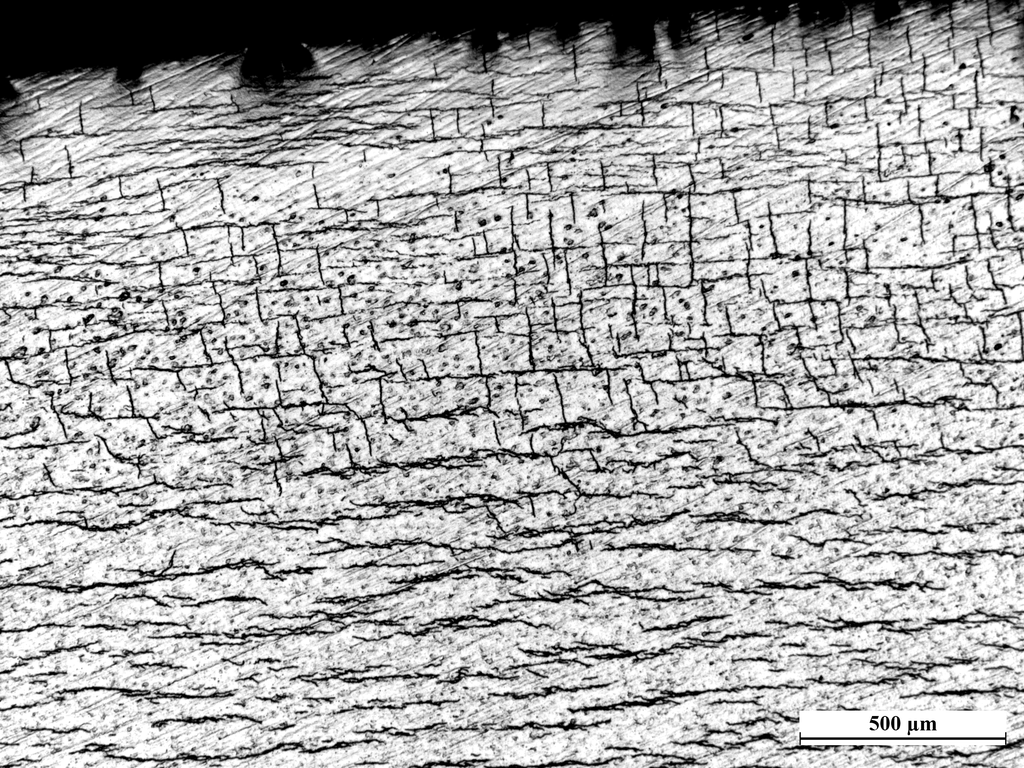
#> input picture data/sample_images/hydride_optical_sample.png, 1024 x 768 px, found by its file name
$ jupyter execute --allow-errors 02_ml_training_with_pixel_baselines.ipynb
#> lines starting #> are read from the running program, lines starting #| are printed output that depends on the picture; after the words box and inside, x2 and y2 are one past the last pixel; in counts of white or black regions, pixels touching at a corner belong together
### src/microseg/training/pixel_classifier.py
"""CPU-first baseline pixel classifier training and inference utilities."""

from __future__ import annotations

import json
import logging
import time
from dataclasses import asdict, dataclass
from datetime import datetime, timezone
from pathlib import Path
from typing import Any

import numpy as np
from PIL import Image
from sklearn.linear_model import SGDClassifier

from src.microseg.corrections.classes import binary_remapped_foreground_values, normalize_binary_index_mask


try:  # pragma: no cover - import guard
    import joblib
except Exception as exc:  # pragma: no cover - import guard
    raise RuntimeError("joblib is required for training utilities.") from exc


def _utc_now() -> str:
    return datetime.now(timezone.utc).isoformat()


# [6 lines left out: function _format_seconds, not called in this run]


def _ensure_logger() -> logging.Logger:
    logger = logging.getLogger("microseg.training.pixel")
    logger.setLevel(logging.INFO)
    if not logger.handlers:
        handler = logging.StreamHandler()
        handler.setFormatter(logging.Formatter("%(asctime)s | %(levelname)s | %(message)s"))
        logger.addHandler(handler)
    return logger


def _collect_pairs(split_dir: Path) -> list[tuple[Path, Path]]:
    images_dir = split_dir / "images"
    masks_dir = split_dir / "masks"
    if not images_dir.exists() or not masks_dir.exists():
        raise FileNotFoundError(f"missing images/masks under split dir: {split_dir}")

    pairs: list[tuple[Path, Path]] = []
    for img in sorted(images_dir.glob("*")):
        if not img.is_file():
            continue
        msk = masks_dir / img.name
        if msk.exists() and msk.is_file():
            pairs.append((img, msk))
    if not pairs:
        raise RuntimeError(f"no image/mask pairs found in {split_dir}")
    return pairs


def _load_rgb(path: Path) -> np.ndarray:
    return np.asarray(Image.open(path).convert("RGB"), dtype=np.uint8)


# [65 lines left out: functions _load_mask, _warn_binary_mask_remap_values, _build_samples, not called in this run]


@dataclass(frozen=True)
class PixelTrainingConfig:
    """Configuration for baseline pixel classifier training."""

    dataset_dir: str
    output_dir: str
    train_split: str = "train"
    max_samples: int = 250_000
    max_iter: int = 500
    seed: int = 42
    binary_mask_normalization: str = "off"


class PixelClassifierTrainer:
    """Train and persist baseline pixel classifier model artifacts."""

    def train(self, config: PixelTrainingConfig) -> dict[str, Any]:
        logger = _ensure_logger()
        run_start = time.perf_counter()
        dataset_root = Path(config.dataset_dir)
        output_dir = Path(config.output_dir)
        output_dir.mkdir(parents=True, exist_ok=True)

        split_dir = dataset_root / config.train_split
        pairs = _collect_pairs(split_dir)
        _warn_binary_mask_remap_values(
            pairs,
            binary_mask_normalization=str(config.binary_mask_normalization),
            logger=logger,
        )
        x, y = _build_samples(
            pairs,
            max_samples=config.max_samples,
            seed=config.seed,
            binary_mask_normalization=config.binary_mask_normalization,
        )

        if np.unique(y).size < 2:
            raise ValueError("training labels must contain at least 2 classes")

        clf = SGDClassifier(
            loss="log_loss",
            max_iter=int(config.max_iter),
            tol=1e-3,
            random_state=int(config.seed),
        )
        logger.info("VAL_START | backend=pixel_classifier epoch=0 note=not_applicable")
        logger.info("VAL_END | backend=pixel_classifier epoch=0 note=not_applicable")
        logger.info("METRIC_REDUCTION_START | backend=pixel_classifier epoch=0")
        logger.info("METRIC_REDUCTION_END | backend=pixel_classifier epoch=0")
        logger.info("TRACK_EXPORT_START | backend=pixel_classifier epoch=0 selected=0 note=unsupported")
        logger.info("TRACK_EXPORT_END | backend=pixel_classifier epoch=0 selected=0 elapsed=00:00:00")
        logger.info("EPOCH_TRAIN_START | backend=pixel_classifier epoch=1/1")
        fit_start = time.perf_counter()
        clf.fit(x, y)
        fit_runtime_seconds = time.perf_counter() - fit_start
        logger.info("EPOCH_TRAIN_END | backend=pixel_classifier epoch=1/1 elapsed=%s", _format_seconds(fit_runtime_seconds))

        model_path = output_dir / "pixel_classifier.joblib"
        metadata_path = output_dir / "training_manifest.json"
        training_runtime_seconds = time.perf_counter() - run_start
        epoch_equivalent_count = int(getattr(clf, "n_iter_", 0) or 0) or 1
        mean_train_epoch_seconds = float(fit_runtime_seconds) / float(max(1, epoch_equivalent_count))
        logger.info("CKPT_SAVE_START | backend=pixel_classifier path=%s", model_path)
        joblib.dump(clf, model_path)
        logger.info("CKPT_SAVE_END | backend=pixel_classifier path=%s size_bytes=%d", model_path, int(model_path.stat().st_size))

        payload = {
            "schema_version": "microseg.pixel_classifier.v1",
            "created_utc": _utc_now(),
            "config": asdict(config),
            "train_pairs": len(pairs),
            "train_samples": int(x.shape[0]),
            "classes": [int(v) for v in np.unique(y).tolist()],
            "model_file": model_path.name,
            "training_runtime_seconds": float(training_runtime_seconds),
            "training_runtime_human": _format_seconds(training_runtime_seconds),
            "fit_runtime_seconds": float(fit_runtime_seconds),
            "training_epoch_equivalent_count": int(epoch_equivalent_count),
            "mean_train_epoch_seconds": float(mean_train_epoch_seconds),
            "mean_validation_epoch_seconds": None,
            "mean_epoch_runtime_seconds": float(mean_train_epoch_seconds),
            "validation_timing_supported": False,
        }
        logger.info("REPORT_UPDATE_START | backend=pixel_classifier path=%s", metadata_path)
        metadata_path.write_text(json.dumps(payload, indent=2), encoding="utf-8")
        logger.info("REPORT_UPDATE_END | backend=pixel_classifier path=%s", metadata_path)

        return {
            "model_path": str(model_path),
            "manifest_path": str(metadata_path),
            "classes": payload["classes"],
            "train_samples": payload["train_samples"],
            "training_runtime_seconds": payload["training_runtime_seconds"],
            "mean_train_epoch_seconds": payload["mean_train_epoch_seconds"],
            "mean_validation_epoch_seconds": payload["mean_validation_epoch_seconds"],
            "mean_epoch_runtime_seconds": payload["mean_epoch_runtime_seconds"],
        }


# [41 lines left out: functions load_pixel_classifier, predict_index_mask, infer_image_with_pixel_classifier, not called in this run]

### src/microseg/training/torch_pixel_classifier.py
"""Torch-based baseline pixel classifier with optional GPU acceleration."""

from __future__ import annotations

import json
import logging
import time
from dataclasses import asdict, dataclass
from datetime import datetime, timezone
from pathlib import Path
from typing import Any

import numpy as np
from PIL import Image

from src.microseg.core import resolve_torch_device
from src.microseg.corrections.classes import binary_remapped_foreground_values, normalize_binary_index_mask


def _utc_now() -> str:
    return datetime.now(timezone.utc).isoformat()


# [6 lines left out: function _format_seconds, not called in this run]


def _ensure_logger() -> logging.Logger:
    logger = logging.getLogger("microseg.training.torch_pixel")
    logger.setLevel(logging.INFO)
    if not logger.handlers:
        handler = logging.StreamHandler()
        handler.setFormatter(logging.Formatter("%(asctime)s | %(levelname)s | %(message)s"))
        logger.addHandler(handler)
    return logger


def _collect_pairs(split_dir: Path) -> list[tuple[Path, Path]]:
    images_dir = split_dir / "images"
    masks_dir = split_dir / "masks"
    if not images_dir.exists() or not masks_dir.exists():
        raise FileNotFoundError(f"missing images/masks under split dir: {split_dir}")

    pairs: list[tuple[Path, Path]] = []
    for img in sorted(images_dir.glob("*")):
        if not img.is_file():
            continue
        msk = masks_dir / img.name
        if msk.exists() and msk.is_file():
            pairs.append((img, msk))
    if not pairs:
        raise RuntimeError(f"no image/mask pairs found in {split_dir}")
    return pairs


def _load_rgb(path: Path) -> np.ndarray:
    return np.asarray(Image.open(path).convert("RGB"), dtype=np.uint8)


# [64 lines left out: functions _load_mask, _warn_binary_mask_remap_values, _build_samples, not called in this run]


@dataclass(frozen=True)
class TorchPixelTrainingConfig:
    """Configuration for torch-based pixel classifier training."""

    dataset_dir: str
    output_dir: str
    train_split: str = "train"
    max_samples: int = 250_000
    epochs: int = 8
    batch_size: int = 4096
    learning_rate: float = 1e-2
    seed: int = 42
    enable_gpu: bool = False
    device_policy: str = "cpu"
    binary_mask_normalization: str = "off"


class TorchPixelClassifierTrainer:
    """Train and persist torch-based baseline pixel classifier."""

    def train(self, config: TorchPixelTrainingConfig) -> dict[str, Any]:
        import torch

        logger = _ensure_logger()
        run_start = time.perf_counter()
        torch.manual_seed(int(config.seed))

        dataset_root = Path(config.dataset_dir)
        output_dir = Path(config.output_dir)
        output_dir.mkdir(parents=True, exist_ok=True)

        pairs = _collect_pairs(dataset_root / config.train_split)
        _warn_binary_mask_remap_values(
            pairs,
            binary_mask_normalization=str(config.binary_mask_normalization),
            logger=logger,
        )
        x_np, y_raw = _build_samples(
            pairs,
            max_samples=config.max_samples,
            seed=config.seed,
            binary_mask_normalization=config.binary_mask_normalization,
        )

        class_values = np.unique(y_raw)
        if class_values.size < 2:
            raise ValueError("training labels must contain at least 2 classes")

        class_to_idx = {int(v): idx for idx, v in enumerate(class_values.tolist())}
        y_idx = np.array([class_to_idx[int(v)] for v in y_raw], dtype=np.int64)

        resolved = resolve_torch_device(enable_gpu=config.enable_gpu, policy=config.device_policy)
        device = resolved.selected_device

        x = torch.from_numpy(x_np).to(device)
        y = torch.from_numpy(y_idx).to(device)

        model = torch.nn.Linear(3, int(class_values.size)).to(device)
        criterion = torch.nn.CrossEntropyLoss()
        opt = torch.optim.Adam(model.parameters(), lr=float(config.learning_rate))

        n = x.shape[0]
        batch_size = max(1, int(config.batch_size))
        logger.info("VAL_START | backend=torch_pixel epoch=0 note=not_applicable")
        logger.info("VAL_END | backend=torch_pixel epoch=0 note=not_applicable")
        logger.info("METRIC_REDUCTION_START | backend=torch_pixel epoch=0")
        logger.info("METRIC_REDUCTION_END | backend=torch_pixel epoch=0")
        logger.info("TRACK_EXPORT_START | backend=torch_pixel epoch=0 selected=0 note=unsupported")
        logger.info("TRACK_EXPORT_END | backend=torch_pixel epoch=0 selected=0 elapsed=00:00:00")

        epoch_train_seconds: list[float] = []
        for epoch_idx in range(int(config.epochs)):
            logger.info("EPOCH_TRAIN_START | backend=torch_pixel epoch=%d/%d", epoch_idx + 1, int(config.epochs))
            epoch_start = time.perf_counter()
            perm = torch.randperm(n, device=device)
            for start in range(0, n, batch_size):
                idx = perm[start:start + batch_size]
                logits = model(x[idx])
                loss = criterion(logits, y[idx])
                opt.zero_grad()
                loss.backward()
                opt.step()
            epoch_elapsed = time.perf_counter() - epoch_start
            epoch_train_seconds.append(float(epoch_elapsed))
            logger.info(
                "EPOCH_TRAIN_END | backend=torch_pixel epoch=%d/%d elapsed=%s",
                epoch_idx + 1,
                int(config.epochs),
                _format_seconds(epoch_elapsed),
            )

        model_path = output_dir / "torch_pixel_classifier.pt"
        manifest_path = output_dir / "training_manifest.json"
        training_runtime_seconds = time.perf_counter() - run_start
        mean_train_epoch_seconds = (
            float(sum(epoch_train_seconds) / len(epoch_train_seconds)) if epoch_train_seconds else None
        )

        checkpoint = {
            "schema_version": "microseg.torch_pixel_classifier.v1",
            "created_utc": _utc_now(),
            "config": asdict(config),
            "class_values": [int(v) for v in class_values.tolist()],
            "state_dict": model.state_dict(),
        }
        logger.info("CKPT_SAVE_START | backend=torch_pixel path=%s", model_path)
        torch.save(checkpoint, model_path)
        logger.info("CKPT_SAVE_END | backend=torch_pixel path=%s size_bytes=%d", model_path, int(model_path.stat().st_size))

        manifest = {
            "schema_version": "microseg.training_manifest.v1",
            "backend": "torch_pixel",
            "created_utc": _utc_now(),
            "device": device,
            "device_reason": resolved.reason,
            "config": asdict(config),
            "train_pairs": len(pairs),
            "train_samples": int(x_np.shape[0]),
            "model_file": model_path.name,
            "classes": checkpoint["class_values"],
            "training_runtime_seconds": float(training_runtime_seconds),
            "training_runtime_human": _format_seconds(training_runtime_seconds),
            "training_epoch_count": int(len(epoch_train_seconds)),
            "mean_train_epoch_seconds": mean_train_epoch_seconds,
            "mean_validation_epoch_seconds": None,
            "mean_epoch_runtime_seconds": mean_train_epoch_seconds,
            "validation_timing_supported": False,
        }
        logger.info("REPORT_UPDATE_START | backend=torch_pixel path=%s", manifest_path)
        manifest_path.write_text(json.dumps(manifest, indent=2), encoding="utf-8")
        logger.info("REPORT_UPDATE_END | backend=torch_pixel path=%s", manifest_path)

        return {
            "backend": "torch_pixel",
            "model_path": str(model_path),
            "manifest_path": str(manifest_path),
            "device": device,
            "classes": checkpoint["class_values"],
            "train_samples": int(x_np.shape[0]),
            "training_runtime_seconds": manifest["training_runtime_seconds"],
            "mean_train_epoch_seconds": manifest["mean_train_epoch_seconds"],
            "mean_validation_epoch_seconds": manifest["mean_validation_epoch_seconds"],
            "mean_epoch_runtime_seconds": manifest["mean_epoch_runtime_seconds"],
        }


# [76 lines left out: functions load_torch_pixel_classifier, predict_index_mask_torch, infer_image_with_torch_pixel_classifier, not called in this run]

### docs/notebooks/02_ml_training_with_pixel_baselines.ipynb
# 02 - Actual ML Training and Inference Loops

This notebook trains a lightweight CPU-first pixel classifier on the prepared hydride study dataset and then runs inference on the sample image.
It also shows how to repeat inference over deliberate input variants so students can see how preprocessing choices affect the output.

## Why This Notebook Exists

The repo is not just about running a model.
It is about teaching the workflow shape: preprocess the data, train a baseline, inspect the manifest, and then compare the result with the input image.

The inference-loop section matters because real workflows rarely stop at one image.
You usually want to run the same trained model across several inputs, compare the outputs, and inspect which preprocessing choices were helpful or harmful.

[cell 1]
from __future__ import annotations

import json
from pathlib import Path
from pprint import pprint

import matplotlib.pyplot as plt
import numpy as np
from PIL import Image, ImageEnhance, ImageOps
from skimage import filters, morphology


def find_repo_root(start: Path | None = None) -> Path:
    start = Path.cwd() if start is None else Path(start)
    for candidate in [start, *start.parents]:
        if (candidate / 'docs').exists() and (candidate / 'src').exists():
            return candidate
    raise FileNotFoundError('Could not find the repository root from the current working directory.')


repo_root = find_repo_root()
sample_path = repo_root / 'data' / 'sample_images' / 'hydride_optical_sample.png'
if not sample_path.exists():
    sample_path = repo_root / 'test_data' / '3PB_SRT_data_generation_1817_OD_side1_8.png'
assert sample_path.exists(), sample_path

study_root = repo_root / 'outputs' / 'notebook_tutorials'
study_root.mkdir(parents=True, exist_ok=True)

plt.rcParams['figure.dpi'] = 120
plt.rcParams['image.cmap'] = 'gray'

[cell 2]
def make_pseudo_mask(image: Image.Image) -> np.ndarray:
    gray = np.asarray(ImageOps.grayscale(image), dtype=np.uint8)
#> gray is the input picture: shape (768, 1024); min 0, max 255, mean 171.7
    threshold = filters.threshold_otsu(gray)
#> threshold = 134
    mask = gray < threshold
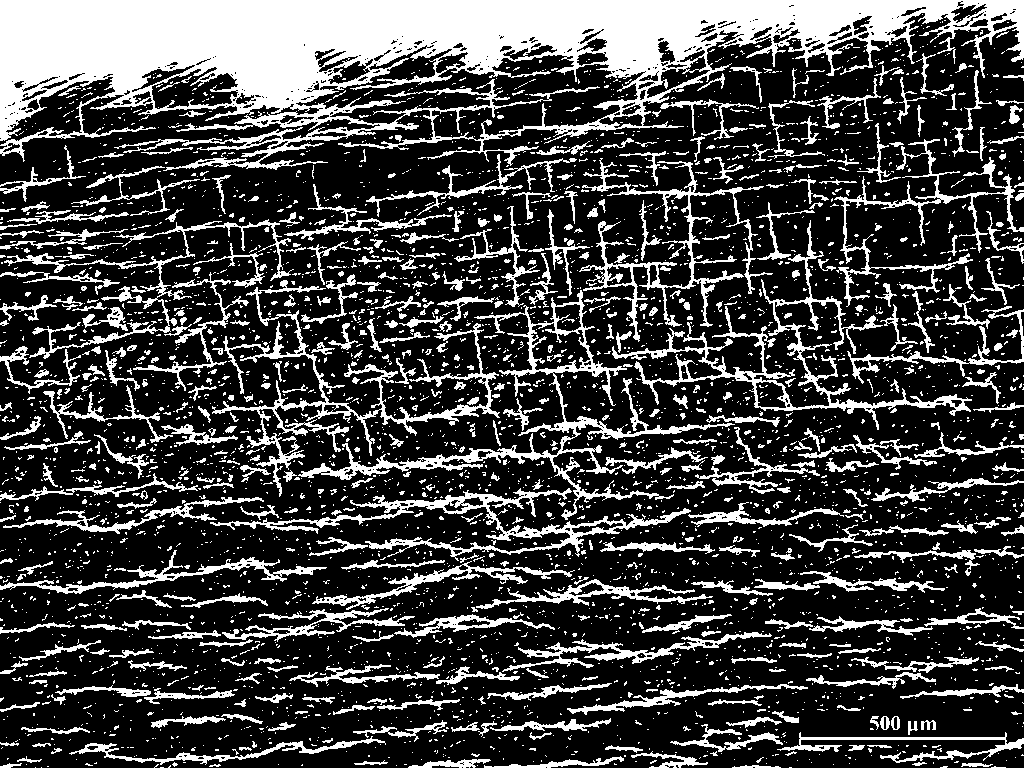
#> mask: shape (768, 1024) bool; 26.1% white; 4007 white regions (3448 under 20 px), largest, box (x1, y1, x2, y2) and area: (0, 0, 1024, 171) 75915, (298, 290, 735, 520) 7091, (212, 280, 500, 497) 6000
    mask = morphology.remove_small_objects(mask, min_size=64)
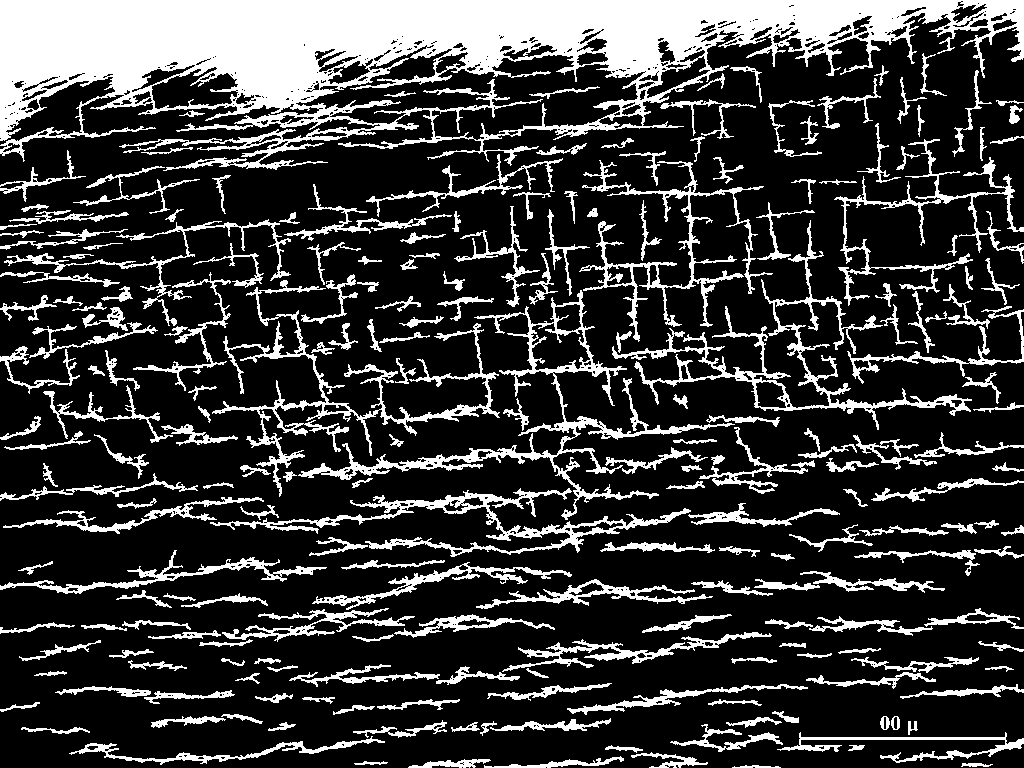
#> mask: shape (768, 1024) bool; 22.4% white; 225 white regions, largest, box (x1, y1, x2, y2) and area: (0, 0, 1024, 171) 75223, (298, 290, 735, 520) 6964, (212, 280, 500, 497) 5820
    mask = morphology.binary_opening(mask, morphology.disk(1))
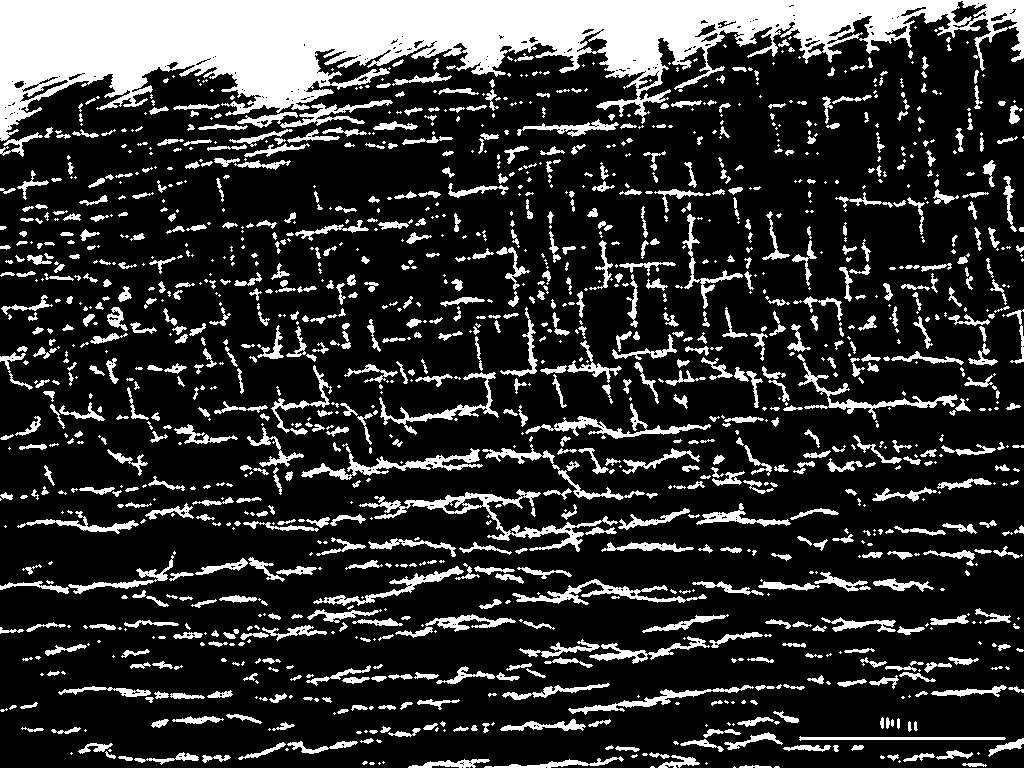
#> mask: shape (768, 1024) bool; 19.6% white; 1383 white regions (601 under 20 px), largest, box (x1, y1, x2, y2) and area: (0, 0, 1024, 141) 64172, (359, 489, 618, 552) 2500, (301, 443, 483, 480) 1452
    mask = morphology.binary_closing(mask, morphology.disk(2))
#> mask: shape (768, 1024) bool; 21% white; 1014 white regions (402 under 20 px), largest, box (x1, y1, x2, y2) and area: (0, 0, 1024, 170) 71469, (359, 489, 618, 552) 3042, (307, 563, 524, 632) 1999
    mask = morphology.remove_small_holes(mask, area_threshold=256)
#> mask: shape (768, 1024) bool; 21.3% white; 1014 white regions (402 under 20 px), largest, box (x1, y1, x2, y2) and area: (0, 0, 1024, 170) 73284, (359, 489, 618, 552) 3330, (307, 563, 524, 632) 2012
#> (the rest of the program and of its run is left out)
